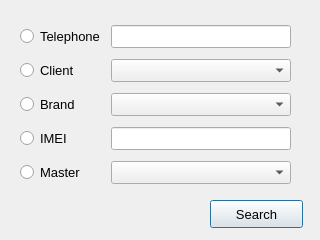
<?xml version="1.0" encoding="UTF-8"?>
<ui version="4.0">
 <class>SearchDialog</class>
 <widget class="QDialog" name="SearchDialog">
  <property name="geometry">
   <rect>
    <x>0</x>
    <y>0</y>
    <width>320</width>
    <height>240</height>
   </rect>
  </property>
  <property name="windowTitle">
   <string>Dialog</string>
  </property>
  <widget class="QPushButton" name="pb_accept">
   <property name="geometry">
    <rect>
     <x>210</x>
     <y>200</y>
     <width>93</width>
     <height>28</height>
    </rect>
   </property>
   <property name="font">
    <font>
     <pointsize>10</pointsize>
    </font>
   </property>
   <property name="text">
    <string>Search</string>
   </property>
  </widget>
  <widget class="QWidget" name="layoutWidget">
   <property name="geometry">
    <rect>
     <x>20</x>
     <y>20</y>
     <width>271</width>
     <height>171</height>
    </rect>
   </property>
   <property name="font">
    <font>
     <pointsize>10</pointsize>
    </font>
   </property>
   <layout class="QGridLayout" name="gridLayout">
    <item row="0" column="0">
     <widget class="QRadioButton" name="rb_tel">
      <property name="font">
       <font>
        <pointsize>10</pointsize>
       </font>
      </property>
      <property name="text">
       <string>Telephone</string>
      </property>
     </widget>
    </item>
    <item row="0" column="1">
     <widget class="QLineEdit" name="line_tel">
      <property name="font">
       <font>
        <pointsize>10</pointsize>
       </font>
      </property>
     </widget>
    </item>
    <item row="1" column="0">
     <widget class="QRadioButton" name="rb_client">
      <property name="font">
       <font>
        <pointsize>10</pointsize>
       </font>
      </property>
      <property name="text">
       <string>Client</string>
      </property>
     </widget>
    </item>
    <item row="2" column="0">
     <widget class="QRadioButton" name="rb_brand">
      <property name="font">
       <font>
        <pointsize>10</pointsize>
       </font>
      </property>
      <property name="text">
       <string>Brand</string>
      </property>
     </widget>
    </item>
    <item row="3" column="0">
     <widget class="QRadioButton" name="rb_imei">
      <property name="font">
       <font>
        <pointsize>10</pointsize>
       </font>
      </property>
      <property name="text">
       <string>IMEI</string>
      </property>
     </widget>
    </item>
    <item row="3" column="1">
     <widget class="QLineEdit" name="line_imei">
      <property name="font">
       <font>
        <pointsize>10</pointsize>
       </font>
      </property>
     </widget>
    </item>
    <item row="4" column="0">
     <widget class="QRadioButton" name="rb_master">
      <property name="font">
       <font>
        <pointsize>10</pointsize>
       </font>
      </property>
      <property name="text">
       <string>Master</string>
      </property>
     </widget>
    </item>
    <item row="4" column="1">
     <widget class="QComboBox" name="line_master"/>
    </item>
    <item row="1" column="1">
     <widget class="QComboBox" name="line_client"/>
    </item>
    <item row="2" column="1">
     <widget class="QComboBox" name="line_brand"/>
    </item>
   </layout>
  </widget>
 </widget>
 <resources/>
 <connections/>
</ui>
